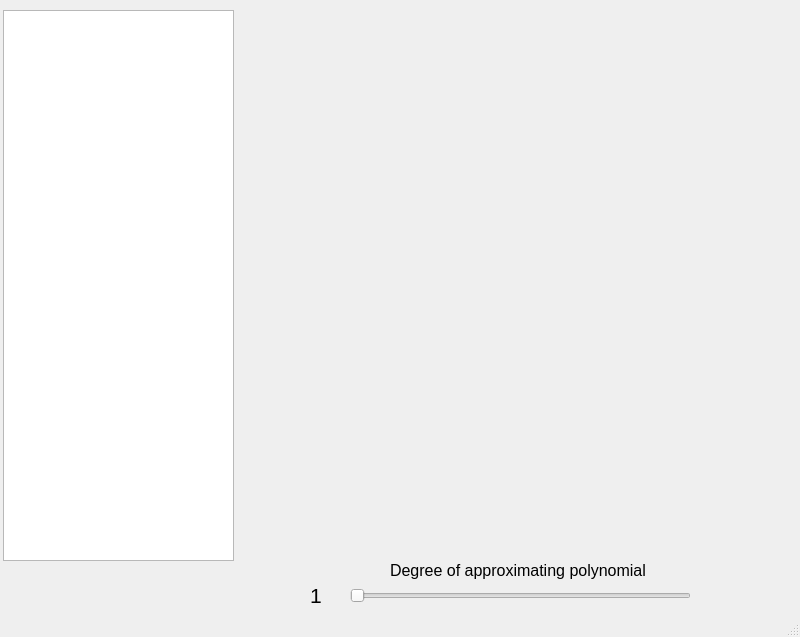
<?xml version="1.0" encoding="UTF-8"?>
<ui version="4.0">
 <class>MainWindow</class>
 <widget class="QMainWindow" name="MainWindow">
  <property name="geometry">
   <rect>
    <x>0</x>
    <y>0</y>
    <width>800</width>
    <height>637</height>
   </rect>
  </property>
  <property name="minimumSize">
   <size>
    <width>800</width>
    <height>620</height>
   </size>
  </property>
  <property name="maximumSize">
   <size>
    <width>800</width>
    <height>700</height>
   </size>
  </property>
  <property name="windowTitle">
   <string>MainWindow</string>
  </property>
  <property name="windowIcon">
   <iconset>
    <normaloff>../../../Users/pasha/Desktop/1688350368_kartin-papik-pro-p-kartinki-zvezda-demona-41.jpg</normaloff>../../../Users/pasha/Desktop/1688350368_kartin-papik-pro-p-kartinki-zvezda-demona-41.jpg</iconset>
  </property>
  <property name="autoFillBackground">
   <bool>false</bool>
  </property>
  <property name="toolButtonStyle">
   <enum>Qt::ToolButtonFollowStyle</enum>
  </property>
  <widget class="QWidget" name="centralwidget">
   <property name="autoFillBackground">
    <bool>false</bool>
   </property>
   <widget class="QCustomPlot" name="Nigra" native="true">
    <property name="geometry">
     <rect>
      <x>239</x>
      <y>10</y>
      <width>551</width>
      <height>551</height>
     </rect>
    </property>
    <property name="acceptDrops">
     <bool>false</bool>
    </property>
   </widget>
   <widget class="QTableWidget" name="table">
    <property name="geometry">
     <rect>
      <x>3</x>
      <y>10</y>
      <width>231</width>
      <height>551</height>
     </rect>
    </property>
   </widget>
   <widget class="QSlider" name="Slider">
    <property name="geometry">
     <rect>
      <x>350</x>
      <y>560</y>
      <width>341</width>
      <height>71</height>
     </rect>
    </property>
    <property name="orientation">
     <enum>Qt::Horizontal</enum>
    </property>
   </widget>
   <widget class="QLabel" name="label">
    <property name="geometry">
     <rect>
      <x>390</x>
      <y>560</y>
      <width>271</width>
      <height>21</height>
     </rect>
    </property>
    <property name="font">
     <font>
      <pointsize>12</pointsize>
     </font>
    </property>
    <property name="text">
     <string>Degree of approximating polynomial</string>
    </property>
   </widget>
   <widget class="QLabel" name="SliderValueLabel">
    <property name="geometry">
     <rect>
      <x>310</x>
      <y>560</y>
      <width>41</width>
      <height>71</height>
     </rect>
    </property>
    <property name="font">
     <font>
      <pointsize>16</pointsize>
     </font>
    </property>
    <property name="text">
     <string>1</string>
    </property>
   </widget>
  </widget>
  <widget class="QMenuBar" name="menubar">
   <property name="geometry">
    <rect>
     <x>0</x>
     <y>0</y>
     <width>800</width>
     <height>21</height>
    </rect>
   </property>
  </widget>
  <widget class="QStatusBar" name="statusbar"/>
 </widget>
 <customwidgets>
  <customwidget>
   <class>QCustomPlot</class>
   <extends>QWidget</extends>
   <header location="global">qcustomplot.h</header>
   <container>1</container>
  </customwidget>
 </customwidgets>
 <resources/>
 <connections/>
</ui>
